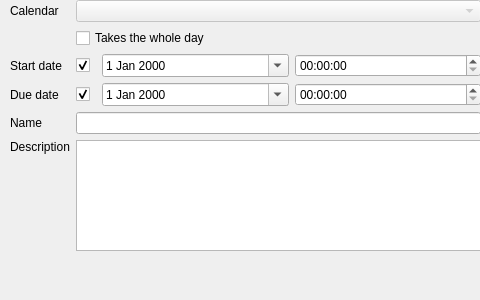
<?xml version="1.0" encoding="UTF-8"?>
<ui version="4.0">
 <class>taskedit</class>
 <widget class="QWidget" name="taskedit">
  <property name="geometry">
   <rect>
    <x>0</x>
    <y>0</y>
    <width>480</width>
    <height>300</height>
   </rect>
  </property>
  <property name="minimumSize">
   <size>
    <width>480</width>
    <height>300</height>
   </size>
  </property>
  <widget class="QWidget" name="layoutWidget">
   <property name="geometry">
    <rect>
     <x>10</x>
     <y>0</y>
     <width>471</width>
     <height>251</height>
    </rect>
   </property>
   <layout class="QGridLayout" name="gridLayout">
    <item row="2" column="1">
     <layout class="QHBoxLayout" name="horizontalLayout_2">
      <item>
       <widget class="QCheckBox" name="dateTimeStart">
        <property name="maximumSize">
         <size>
          <width>20</width>
          <height>20</height>
         </size>
        </property>
        <property name="text">
         <string/>
        </property>
        <property name="checked">
         <bool>true</bool>
        </property>
       </widget>
      </item>
      <item>
       <widget class="QDateEdit" name="dateEditStart">
        <property name="enabled">
         <bool>true</bool>
        </property>
        <property name="calendarPopup">
         <bool>true</bool>
        </property>
       </widget>
      </item>
      <item>
       <widget class="QTimeEdit" name="timeEditStart">
        <property name="enabled">
         <bool>true</bool>
        </property>
       </widget>
      </item>
     </layout>
    </item>
    <item row="1" column="1">
     <widget class="QCheckBox" name="allDay">
      <property name="enabled">
       <bool>true</bool>
      </property>
      <property name="text">
       <string>Takes the whole day</string>
      </property>
     </widget>
    </item>
    <item row="5" column="1">
     <widget class="QLineEdit" name="nameEdit"/>
    </item>
    <item row="3" column="1">
     <layout class="QHBoxLayout" name="horizontalLayout">
      <item>
       <widget class="QCheckBox" name="dateTimeDue">
        <property name="maximumSize">
         <size>
          <width>20</width>
          <height>20</height>
         </size>
        </property>
        <property name="text">
         <string/>
        </property>
        <property name="checked">
         <bool>true</bool>
        </property>
       </widget>
      </item>
      <item>
       <widget class="QDateEdit" name="dateEditDue">
        <property name="enabled">
         <bool>true</bool>
        </property>
        <property name="calendarPopup">
         <bool>true</bool>
        </property>
       </widget>
      </item>
      <item>
       <widget class="QTimeEdit" name="timeEditDue">
        <property name="enabled">
         <bool>true</bool>
        </property>
       </widget>
      </item>
     </layout>
    </item>
    <item row="5" column="0">
     <widget class="QLabel" name="label_2">
      <property name="text">
       <string>Name</string>
      </property>
     </widget>
    </item>
    <item row="3" column="0">
     <widget class="QLabel" name="label">
      <property name="text">
       <string>Due date</string>
      </property>
     </widget>
    </item>
    <item row="6" column="0">
     <widget class="QLabel" name="label_3">
      <property name="text">
       <string>Description</string>
      </property>
      <property name="alignment">
       <set>Qt::AlignLeading|Qt::AlignLeft|Qt::AlignTop</set>
      </property>
     </widget>
    </item>
    <item row="2" column="0">
     <widget class="QLabel" name="label_4">
      <property name="text">
       <string>Start date</string>
      </property>
     </widget>
    </item>
    <item row="6" column="1">
     <widget class="QTextEdit" name="descriptionEdit"/>
    </item>
    <item row="0" column="1">
     <widget class="QComboBox" name="comboBox">
      <property name="enabled">
       <bool>false</bool>
      </property>
     </widget>
    </item>
    <item row="0" column="0">
     <widget class="QLabel" name="label_5">
      <property name="text">
       <string>Calendar</string>
      </property>
     </widget>
    </item>
   </layout>
  </widget>
 </widget>
 <resources/>
 <connections/>
</ui>
